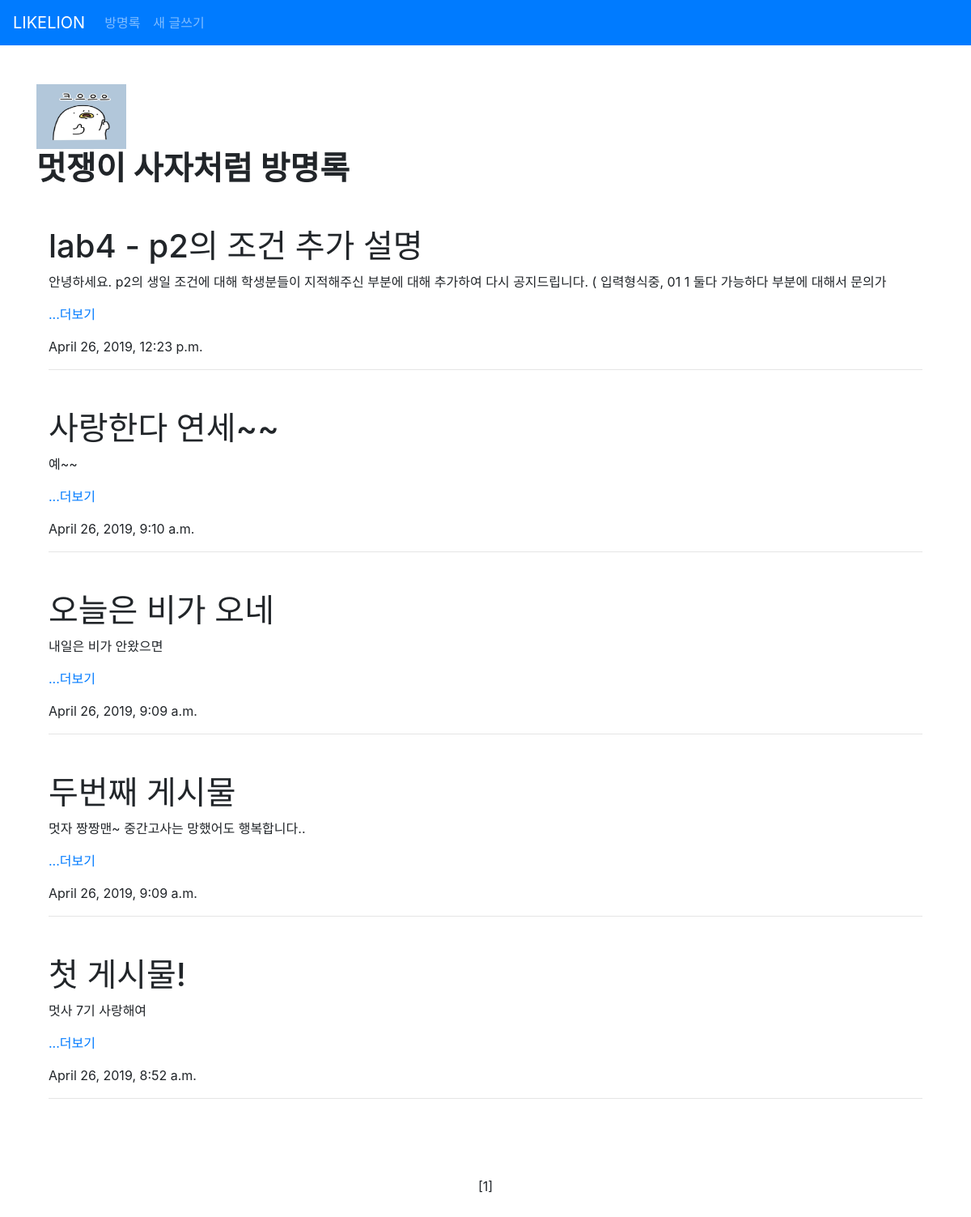
The app's page /, older data.
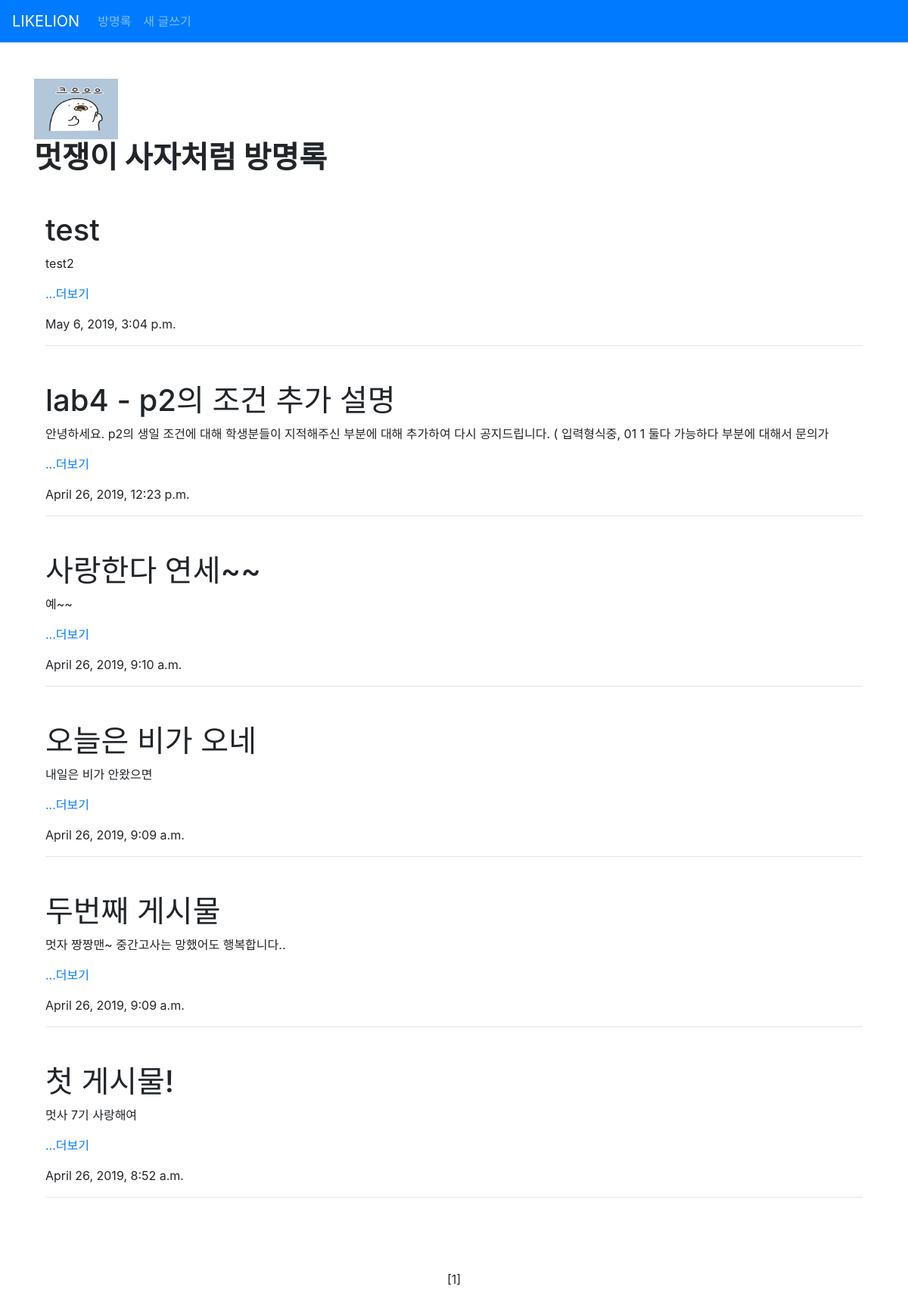
The same page, newer data.
### blog/models.py (models this page shows, shortened)
class Post(models.Model):
    title = models.CharField(max_length = 100)
    content = models.TextField()
    created_at = models.DateTimeField(auto_now_add=True)
    updated_at = models.DateTimeField(auto_now = True)
    def summary(self):
        return self.content[:100]

### blog/views.py (the view)
# urls.py: path('', blog.views.home, name="home"),
def home(request): #request란? 사용자가 요청한 메서드 + string + ... 값 / 해쉬 형태로 넘어간다
    post_list = Post.objects.all().order_by('-updated_at')
    paginator = Paginator(post_list, 10)
    page = request.GET.get('page')
    posts = paginator.get_page(page)
    return render(request, 'blog/home.html', {'posts' : posts})

### blog/templates/blog/home.html (shortened to what this page needs)
    {% extends 'blog/base.html' %}
    {% load static%}
    {% block content %}
    <div class="container mt-5">
        <img src="{% static 'blog/img/duck.jpg' %}" alt="크으으으" width="10%" height="10%">
        <h1><strong>멋쟁이 사자처럼 방명록</strong></h1>
        {% for post in posts %}
        <div class="container mt-5">
                <h1>{{ post.title }}</h1>
                <p>{{ post.summary }}</p><a href="{% url 'detail' post.pk %}">...더보기</a></p>
                <p>{{ post.updated_at }}</p><hr>
        </div>
        {% endfor %}
    </div>
    <div class=" center">
        <span class="step-links">
            <span class="current">
               [{{posts.number}}]
            </span>
        </span>
    </div>
    {% endblock %}

### blog/templates/blog/base.html (shortened to what this page needs)
<head>
        <link rel="stylesheet" href="https://stackpath.bootstrapcdn.com/bootstrap/4.3.1/css/bootstrap.min.css">
</head>
<nav class="navbar navbar-expand-lg navbar-dark bg-primary">
    <a class="navbar-brand" href="{%url 'home'%}">LIKELION</a>
    <div class="collapse navbar-collapse" id="navbarNav">
        <ul class="navbar-nav">
        <li class="nav-item">
            <a class="nav-link" href="{% url 'home' %}">방명록</a>
        </li>
        <li class="nav-item">
            <a class="nav-link" href="{% url 'new' %}">새 글쓰기</a>
        </li>
        </ul>
    </div>
    </nav>
  {% block content %}
  {% endblock %}

### blog/templates/blog/home.html (style rules this page uses)
.center { margin: auto; padding: 80px; width: 50%; text-align: center; display: flex; align-items: center; justify-content: center ; }

Row changes from the older to the newer data that the page shows:
added Post: title "test", summary "test2", updated_at "May 6, 2019, 3:04 p.m."
